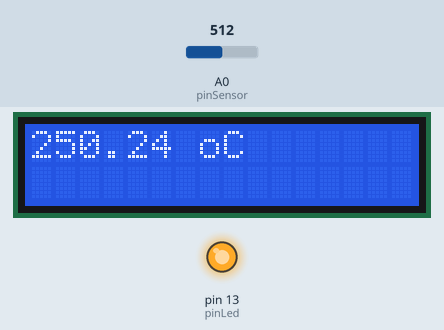
This sketch was run on a simulated Arduino Uno, built with avr-gcc and run on an emulated ATmega328P. On the bench: 16×2 character LCD, output pins drawn as LEDs (lit = HIGH). Inputs (shaded band) come from the test bench; at power-on: A0 (pinSensor) = 512. What the sketch prints to the serial monitor is not drawn.

Above: at 1.2 s.
1.3 s: A0 (pinSensor) set to 175
At 1.9 s:
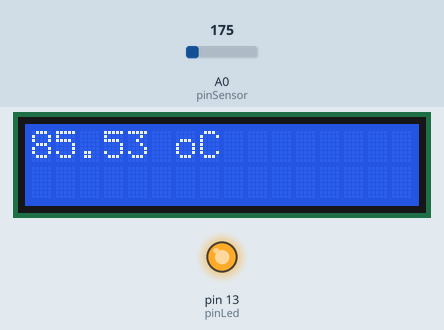
4.3 s: A0 (pinSensor) set to 149
At 5.0 s:
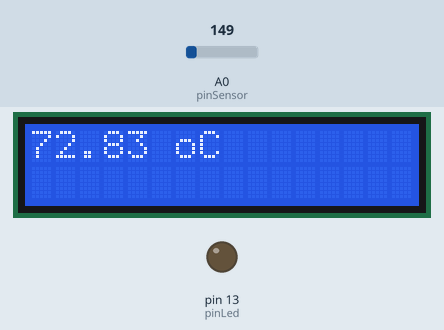
7.1 s: A0 (pinSensor) set to 306
At 7.5 s:
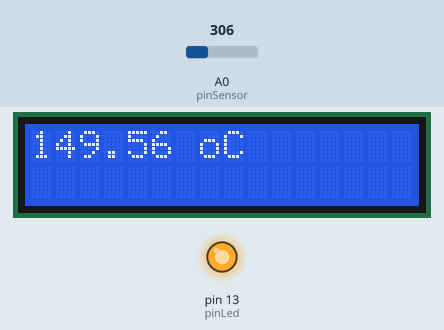
Timing chart, 0 to 10.1 s (numbered marks = the images above; inputs shaded):
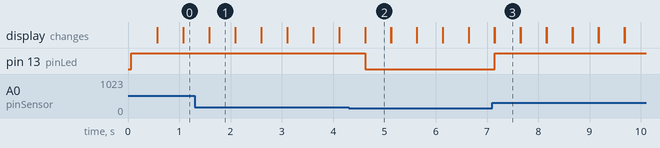

The sketch:

Arduino_Temperatura_F_.ino
```cpp
#include <LiquidCrystal.h>
LiquidCrystal lcd(12, 11, 5, 4, 3, 2);
const int pinSensor = A0; //pin del sensor de temperatura
const int pinLed = 13; //pin del led para alerta de temperatura
int valorSensor = 0; //Valor en blanco para guardar variable
float temperatura = 0; //Valor en blanco para guardar variable

void setup() {
  // put your setup code here, to run once:
  pinMode(pinLed, OUTPUT); //Declaracion del led de salida
  Serial.begin(9600); //Inicia la comunicacion serial
  lcd.begin(16, 2);
}

void loop() {
  // put your main code here, to run repeatedly:
  valorSensor = analogRead(pinSensor); //leemos el valor del sensor

  float milivolts = (valorSensor / 1023.0) * 5000;
  //Convertimos el valor a milivolts, luego a centigrados, consideremos que 1 grado c = 10 milivoltios
  temperatura = milivolts/10;
  Serial.print(temperatura); //Impresion en pantalla y lcd
  Serial.println("Temperatura = ");
  lcd.print(temperatura);
  lcd.print(" oC");
  if(temperatura > 80){ //Temperatura maxima registrada en la tierra + 20 grados para evitar una alerta falsa.
    //Tengamos en cuenta que en incendios forestales se registran de < 250.
    digitalWrite(pinLed, HIGH);
    lcd.print("        EMERGENCIA");
  } else {
    digitalWrite(pinLed, LOW);
  }
  delay(500);
  lcd.clear();
}
//C:\\Users\\ADMINI~1\\AppData\\Local\\Temp\\arduino_build_548017/Arduino_Temperatura_F_.ino.hex
```

Measured:
- the behaviour switches between 164 and 163 on A0 (pinSensor) (found by bisection; images 1 and 2)
- after the input at 1.3 s, the display: first differs from a run without the input after 0.29 s (image 1)
- after the input at 4.3 s, pin 13 (pinLed): HIGH → LOW after 0.33 s; the display: first differs from a run without the input after 0.33 s (image 2)
- after the input at 7.1 s, pin 13 (pinLed): LOW → HIGH after 0.05 s; the display: first differs from a run without the input after 0.05 s (image 3)
- what the display in image 1 shows lasts 0.5 s, from 1.6 s to 2.1 s
